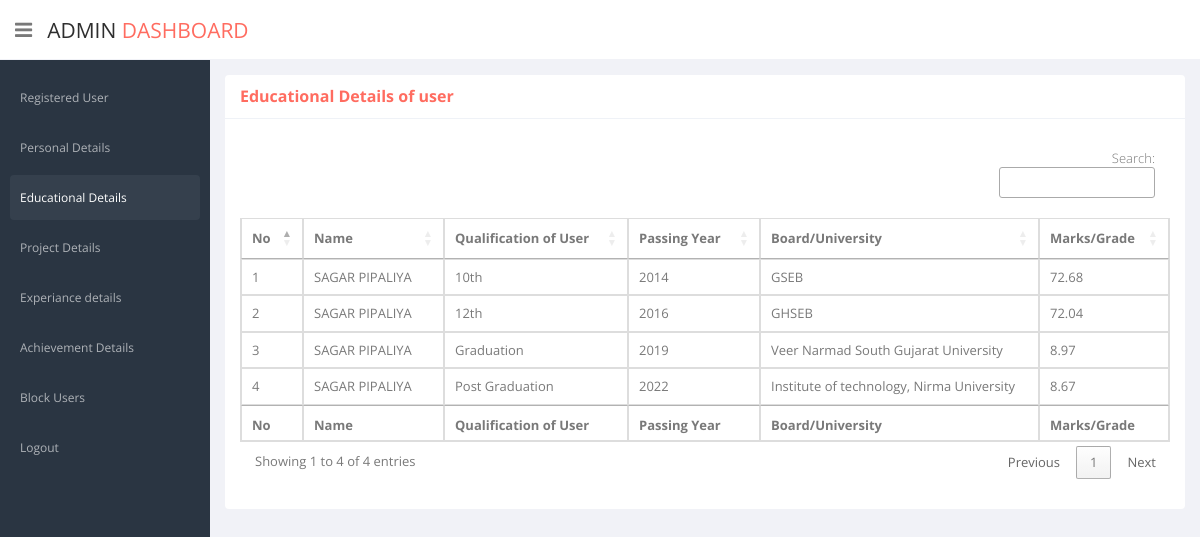
Screenshot of /admin/educational_details.php (signed in) with the database file from the repository.
### tables this page shows
CREATE TABLE `education_detail` (
  `edu_id` int(5) NOT NULL,
  `edu_qua` varchar(20) NOT NULL,
  `edu_year` varchar(5) NOT NULL,
  `edu_uni` varchar(50) NOT NULL,
  `edu_grade` float(4,2) NOT NULL,
  `reg_id` int(5) NOT NULL
);

CREATE TABLE `reg_details` (
  `reg_id` int(5) NOT NULL,
  `reg_name` varchar(20) NOT NULL,
  `reg_email` varchar(50) NOT NULL,
  `reg_passwd` varchar(200) NOT NULL,
  `reg_date` datetime DEFAULT current_timestamp(),
  `login_status` int(2) NOT NULL DEFAULT 0,
  `block_status` int(2) NOT NULL
);

### admin/educational_details.php (the view, shortened to what this page needs)
<?php
    include ("connection.php");
?>
<!DOCTYPE html>
<html lang="en">
<head>
    <link href="css/bootstrap.min.css" rel="stylesheet">
    <link href="css/bootstrap-reset.css" rel="stylesheet">
    <link href="assets/font-awesome/css/font-awesome.css" rel="stylesheet" />
    <link href="assets/jquery-easy-pie-chart/jquery.easy-pie-chart.css" rel="stylesheet" type="text/css" media="screen"/>
    <link rel="stylesheet" href="css/owl.carousel.css" type="text/css">
      <link href="css/slidebars.css" rel="stylesheet">
    <link href="css/style.css" rel="stylesheet">
    <link href="css/style-responsive.css" rel="stylesheet" />
    <link rel="stylesheet" type="text/css" href="https://cdn.datatables.net/1.10.24/css/jquery.dataTables.min.css">
    <link rel="stylesheet" type="text/css" href="https://cdn.datatables.net/autofill/2.3.5/css/autoFill.dataTables.min.css">
    <link rel="stylesheet" type="text/css" href="https://cdn.datatables.net/buttons/1.7.0/css/buttons.dataTables.min.css">
    <link rel="stylesheet" type="text/css" href="https://cdn.datatables.net/colreorder/1.5.3/css/colReorder.dataTables.min.css">
    <link rel="stylesheet" type="text/css" href="https://cdn.datatables.net/fixedcolumns/3.3.2/css/fixedColumns.dataTables.min.css">
    <link rel="stylesheet" type="text/css" href="https://cdn.datatables.net/fixedheader/3.1.8/css/fixedHeader.dataTables.min.css">
    <link rel="stylesheet" type="text/css" href="https://cdn.datatables.net/keytable/2.6.1/css/keyTable.dataTables.min.css">
    <link rel="stylesheet" type="text/css" href="https://cdn.datatables.net/responsive/2.2.7/css/responsive.dataTables.min.css">
    <link rel="stylesheet" type="text/css" href="https://cdn.datatables.net/rowgroup/1.1.2/css/rowGroup.dataTables.min.css">
    <link rel="stylesheet" type="text/css" href="https://cdn.datatables.net/rowreorder/1.2.7/css/rowReorder.dataTables.min.css">
    <link rel="stylesheet" type="text/css" href="https://cdn.datatables.net/scroller/2.0.3/css/scroller.dataTables.min.css">
    <link rel="stylesheet" type="text/css" href="https://cdn.datatables.net/searchbuilder/1.0.1/css/searchBuilder.dataTables.min.css">
    <link rel="stylesheet" type="text/css" href="https://cdn.datatables.net/searchpanes/1.2.1/css/searchPanes.dataTables.min.css">
    <link rel="stylesheet" type="text/css" href="https://cdn.datatables.net/select/1.3.3/css/select.dataTables.min.css">
  </head>
  <body>
  <section id="container" >
      <header class="header white-bg">
              <div class="sidebar-toggle-box">
                  <div class="fa fa-bars tooltips" data-placement="right" data-original-title="Toggle Navigation"></div>
              </div>
            <a href="register_user.php" class="logo">Admin<span> Dashboard</span></a>
        </header>
      <aside>
          <div id="sidebar"  class="nav-collapse ">
              <ul class="sidebar-menu" id="nav-accordion">
                  <li class="sub-menu">
                      <a href="register_user.php">
                          <span>Registered User</span>
                      </a>
                  </li>
                  <li class="sub-menu">
                      <a href="personal_details.php">
                          <span>Personal Details</span>
                      </a>
                  </li>
                  <li class="sub-menu">
                      <a href="educational_details.php" class="active">
                          <span>Educational Details</span>
                      </a>
                  </li>
                  <li class="sub-menu">
                      <a href="project_details.php">
                          <span>Project Details</span>
                      </a>
                  </li>
                  <li class="sub-menu">
                      <a href="experiance_details.php" >
                          <span>Experiance details</span>
                      </a>
                  </li>
                  <li class="sub-menu">
                      <a href="achievement_details.php" >
                          <span>Achievement Details</span>
                      </a>
                  </li>
                  <li class="sub-menu">
                      <a href="block_users.php" >
                          <span>Block Users</span>
                      </a>
                  </li>
                  <li class="sub-menu">
                      <a href="logout.php" >
                          <span>Logout</span>
                      </a>
                  </li>
              </ul>
          </div>
      </aside>
      <section id="main-content">
          <section class="wrapper">
            <section class="panel">
                <header class="panel-heading text-danger"><b>Educational Details of user</b></header>
                <div class="panel-body">
                  <table class="table table-bordered" id="pdDT">
                        <thead>
                            <tr>
                              <th>No</th>
                              <th>Name</th>
                              <th>Qualification of User</th>
                              <th>Passing Year</th>
                              <th>Board/University</th>
                              <th>Marks/Grade</th>
                            </tr>
                        </thead>
                        <tbody>
                            <?php
                              $q1 = "select * from education_detail ed,reg_details rd where ed.reg_id=rd.reg_id order by reg_name asc";
                              $result = $con->query($q1);
                              $count=1;
                              if ($result->num_rows > 0) {
                                while($row = $result->fetch_assoc()) {
                            ?>
                            <?php
                                if($row['block_status']==0){
                            ?>
                            <tr>
                                <td><?php echo $count; ?></td>
                                <td><?php echo strtoupper($row['reg_name']); ?></td>
                                <td><?php echo $row['edu_qua']; ?></td>
                                <td><?php echo $row['edu_year']; ?></td>
                                <td><?php echo $row['edu_uni']; ?></td>
                                <td><?php echo $row['edu_grade'] ?></td>
                            </tr>
                            <?php } ?>
                          <?php $count++; }} ?>
                        </tbody>
                        <tfoot>
                             <tr>
                              <th>No</th>
                              <th>Name</th>
                              <th>Qualification of User</th>
                              <th>Passing Year</th>
                              <th>Board/University</th>
                              <th>Marks/Grade</th>
                            </tr>
                        </tfoot>
                  </table>
                </div>
            </section>
          </section>
      </section>
  </section>
  </body>
</html>

### rows the page displays
education_detail: reg.reg_name "SAGAR PIPALIYA", edu_qua "10th", edu_year "2014", edu_uni "GSEB", edu_grade "72.68"
education_detail: reg.reg_name "SAGAR PIPALIYA", edu_qua "12th", edu_year "2016", edu_uni "GHSEB", edu_grade "72.04"
education_detail: reg.reg_name "SAGAR PIPALIYA", edu_qua "Graduation", edu_year "2019", edu_uni "Veer Narmad South Gujarat University", edu_grade "8.97"
education_detail: reg.reg_name "SAGAR PIPALIYA", edu_qua "Post Graduation", edu_year "2022", edu_uni "Institute of technology, Nirma University", edu_grade "8.67"
